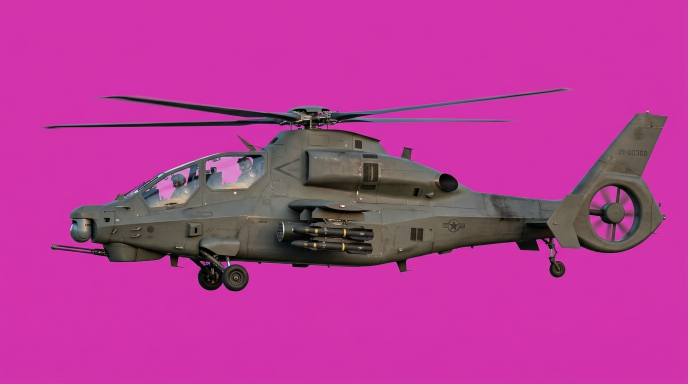
#> input picture assets/src_heli.png, 1376 x 768 px (shown at 1/2 size)
$ python process.py src_heli.png
#> lines starting #> are read from the running program, lines starting #| are printed output that depends on the picture
#!/usr/bin/env python3
"""Chroma-key magenta backgrounds -> clean transparent game sprites.

Enemy red tint, hit flash and wreck shading are computed in the browser from these base images
(shadePixels in index.html), so no tinted copies are written. The large HQ sprite ships as WebP.
"""
from PIL import Image
import os

os.chdir(os.path.dirname(os.path.abspath(__file__)))

# name: (src, target_draw_width_px)
SPRITES = {
    'heli':    ('src_heli.png',    260),
    'tank':    ('src_tank.png',    190),
    'aa':      ('src_aa.png',      220),
    'van':     ('src_van.png',     200),
    'soldier': ('src_soldier.png',  60),
    'balloon': ('src_balloon.png', 240),
    'bunker':  ('src_bunker.png',  220),
    'hq':      ('src_hq.png',      600),
}
WEBP = {'hq'}

def key_and_crop(src_file):
#> called with src_file = 'src_heli.png'
    im = Image.open(src_file).convert('RGBA')
    w, h = im.size
#> w = 1376; h = 768
    px = im.load()

    # Sample background magenta from image corners
    corners = [px[0, 0], px[w - 1, 0], px[0, h - 1], px[w - 1, h - 1]]
#> corners = [(211, 53, 174, 255), (208, 57, 170, 255), (210, 59, 172, 255), (210, 71, 174, 255)]
    bg_m = min(min(p[0], p[2]) - p[1] for p in corners)
#> bg_m = 103
    cut_hi = min(80, max(50, bg_m - 15))
#> cut_hi = 80
    cut_lo = cut_hi - 30
#> cut_lo = 50

    for y in range(h):
        for x in range(w):
            r, g, b, a = px[x, y]
            m = min(r, b) - g
            if m >= cut_hi:
                px[x, y] = (0, 0, 0, 0)
            elif m > cut_lo:
                na = int(255 * (1 - (m - cut_lo) / (cut_hi - cut_lo)))
                ng = max(g, (r + b) // 2 - m)
                px[x, y] = (r, ng, b, na)
            elif m > 10:
                ng = max(g, (r + b) // 2 - int(m * 1.3))
                px[x, y] = (r, ng, b, a)

    # Tight autocrop to actual object pixels
    bbox = im.getchannel('A').getbbox()
#> bbox = (87, 176, 1336, 584)
    if bbox:
        im = im.crop(bbox)
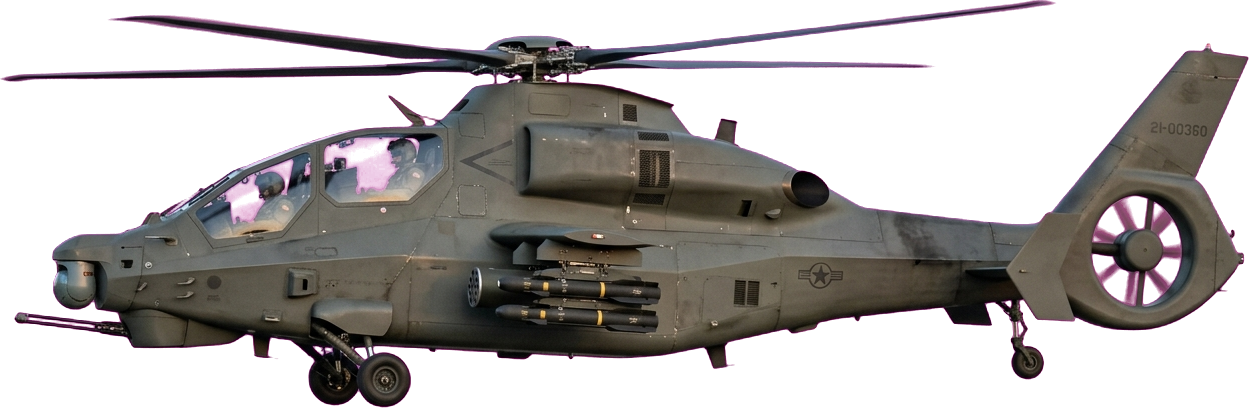
#> im: PIL image 1249x408 RGBA; mean R, G, B, A 42.7, 38.5, 37.6, 117.4; transparent parts drawn white
    return im

def sprites():
    for name, (src, tw) in SPRITES.items():
        im = key_and_crop(src)
        th = max(1, round(im.height * tw / im.width))
#> th = 85
        im = im.resize((tw, th), Image.LANCZOS)
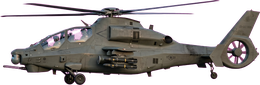
#> im: PIL image 260x85 RGBA; mean R, G, B, A 52.5, 44.1, 47.1, 117.5; transparent parts drawn white
        if name in WEBP:
            im.save(f'{name}.webp', quality=90, method=6)
        else:
            im.save(f'{name}.png', optimize=True)
        print(f'{name} {im.size} (alpha bbox: {im.getchannel("A").getbbox()})')
#| heli (260, 85) (alpha bbox: (0, 0, 260, 85))
#> pass 2 of the loop in sprites, `for name, (src, tw) in SPRITES.items():`:
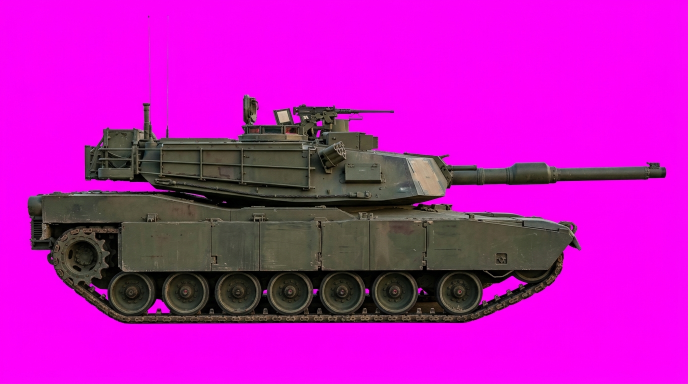
#> input picture assets/src_tank.png, 1376 x 768 px (shown at 1/2 size)
#> corners = [(250, 0, 252, 255), (250, 17, 248, 255), (253, 21, 245, 255), (243, 49, 231, 255)]
#> bg_m = 182
#> bbox = (56, 190, 1332, 647)
#> in key_and_crop (call 2), `im = im.crop(bbox)`:
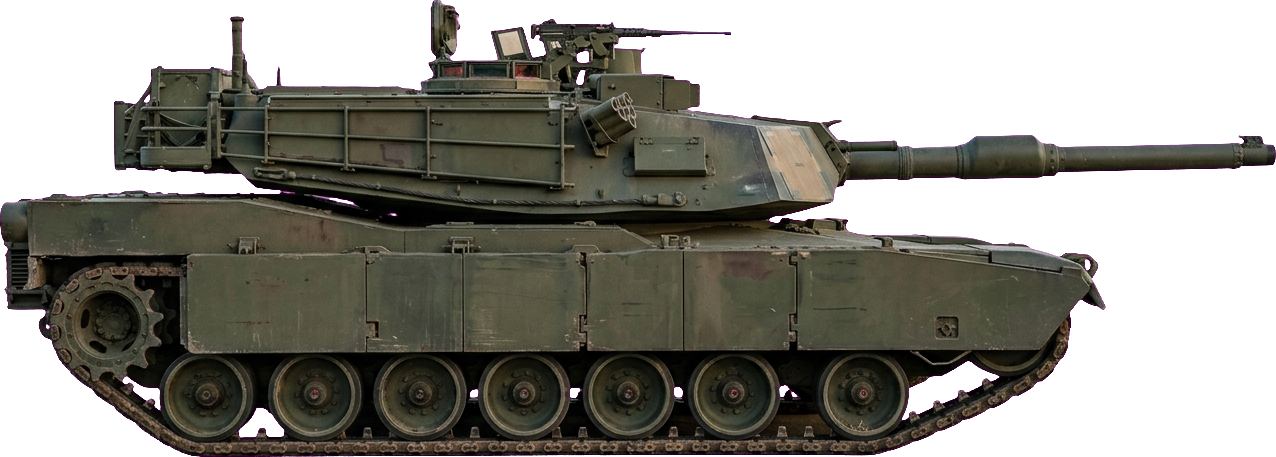
#> im: PIL image 1276x457 RGBA; mean R, G, B, A 39.5, 37.8, 30.9, 149.4; transparent parts drawn white
#> in sprites, `im = im.resize((tw, th), Image.LANCZOS)`:
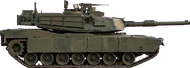
#> im: PIL image 190x68 RGBA; mean R, G, B, A 44.4, 41.3, 35.4, 149.5; transparent parts drawn white
#| tank (190, 68) (alpha bbox: (0, 0, 190, 68))
#> pass 3 of the loop in sprites, `for name, (src, tw) in SPRITES.items():`:
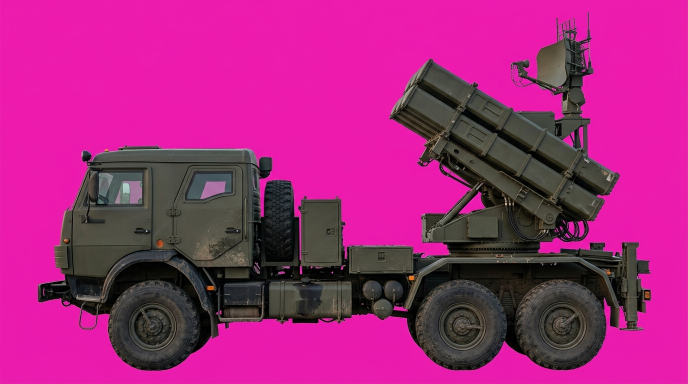
#> input picture assets/src_aa.png, 1376 x 768 px (shown at 1/2 size)
#> corners = [(242, 35, 179, 255), (236, 50, 173, 255), (237, 48, 176, 255), (228, 62, 174, 255)]
#> bg_m = 112
#> bbox = (75, 25, 1303, 742)
#> in key_and_crop (call 3), `im = im.crop(bbox)`:
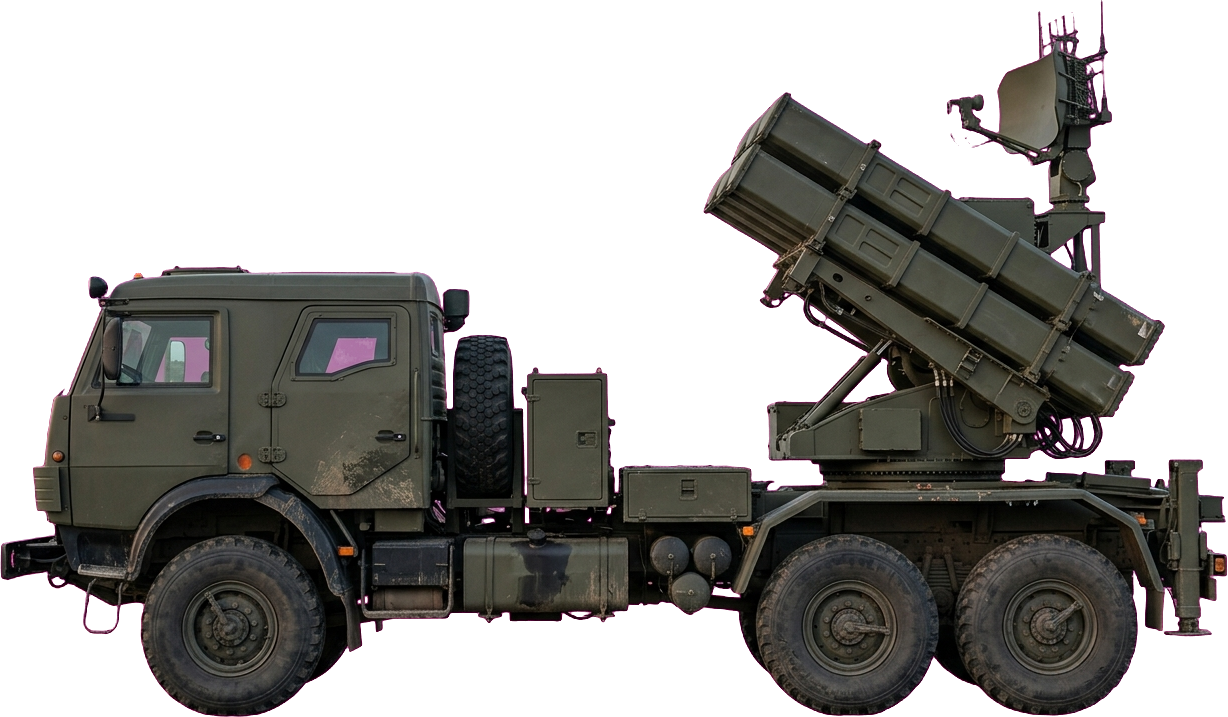
#> im: PIL image 1228x717 RGBA; mean R, G, B, A 28.7, 27.2, 25, 122.1; transparent parts drawn white
#> in sprites, `im = im.resize((tw, th), Image.LANCZOS)`:
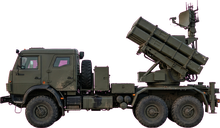
#> im: PIL image 220x128 RGBA; mean R, G, B, A 33.9, 29.7, 29.1, 122; transparent parts drawn white
#| aa (220, 128) (alpha bbox: (0, 0, 220, 128))
#> the loop made 7 passes; the first 3 are shown

    # backdrop: downscale + slight darken for mood
    bd = Image.open('src_backdrop.png').convert('RGB')
    bd = bd.resize((2048, round(bd.height * 2048 / bd.width)), Image.LANCZOS)
    bd.save('backdrop.jpg', quality=82)
    print('backdrop.jpg', bd.size)


def icons():
    """App icons for the web manifest: the helicopter over the dusk sky used in the game."""
    heli = Image.open('heli.png').convert('RGBA')
    sky = [(0.0, (62, 76, 92)), (0.52, (176, 160, 142)), (0.74, (222, 176, 132)), (0.75, (58, 56, 46)), (1.0, (24, 27, 24))]

    def colour(t):
        for (t0, c0), (t1, c1) in zip(sky, sky[1:]):
            if t <= t1:
                k = (t - t0) / (t1 - t0) if t1 > t0 else 0
                return tuple(round(a + (b - a) * k) for a, b in zip(c0, c1))
        return sky[-1][1]

    for name, size, width in (('icon-192.png', 192, 0.84), ('icon-512.png', 512, 0.84), ('icon-maskable-512.png', 512, 0.6)):
        im = Image.new('RGBA', (size, size))
        px = im.load()
        for y in range(size):
            c = colour(y / (size - 1)) + (255,)
            for x in range(size):
                px[x, y] = c
        w = round(size * width)
        h = round(heli.height * w / heli.width)
        craft = heli.resize((w, h), Image.LANCZOS)
        im.alpha_composite(craft, ((size - w) // 2, round(size * 0.44) - h // 2))
        im.convert('RGB').save(name, optimize=True)
        print(name, im.size)


if __name__ == '__main__':
    import sys
    if 'icons' not in sys.argv:
#> (the run stopped early here; a loop or call above may not have finished)
